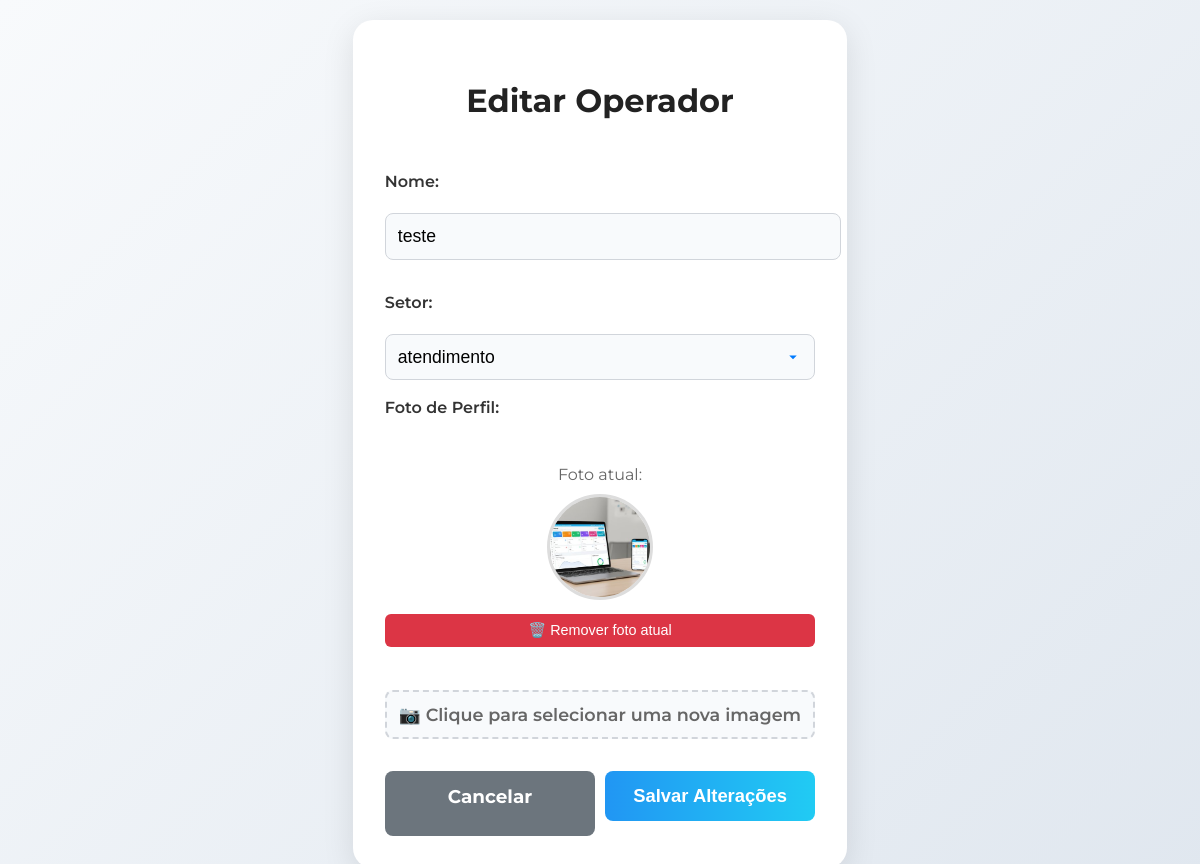
The page /admin/operador/edit/4 (signed in) on the database its author committed.
### tables this page shows
CREATE TABLE operadores (
                    id INTEGER PRIMARY KEY AUTOINCREMENT,
                    nome TEXT NOT NULL,
                    foto_perfil TEXT,
                    setor_id INTEGER,
                    FOREIGN KEY (setor_id) REFERENCES setores (id)
                );

CREATE TABLE setores (
                    id INTEGER PRIMARY KEY AUTOINCREMENT,
                    nome TEXT NOT NULL,
                    descricao TEXT,
                    senha_setor TEXT
                );

### app.py (the view, shortened to what this page needs)
@app.route('/admin/operador/edit/<int:operador_id>', methods=['GET', 'POST'])
def edit_operador(operador_id):
    auth_result = require_login()
    if auth_result:
        return auth_result
    conn = sqlite3.connect(DB_PATH)
    cursor = conn.cursor()
    cursor.execute('SELECT id, nome, setor_id, foto_perfil FROM operadores WHERE id=?', (operador_id,))
    operador = cursor.fetchone()
    if not operador:
        conn.close()
        return "Operador não encontrado.", 404
    cursor.execute('SELECT id, nome FROM setores')
    setores = cursor.fetchall()
    conn.close()
    return render_template('edit_operador.html', operador=operador, setores=setores)

### app.py (called while the page is built, shortened)
def require_login():
    if 'user_id' in session:
        session.permanent = True
        return None  # Usuário logado via sessão

### templates/edit_operador.html (shortened to what this page needs)
<!DOCTYPE html>
<html lang="pt-br">
<head>
    <link rel="stylesheet" href="/static/style.css">
</head>
<body>
    <div class="container">
        <h1>Editar Operador</h1>
        <form method="POST" enctype="multipart/form-data">
            <label for="nome">Nome:</label>
            <input type="text" name="nome" id="nome" value="{{ operador[1] }}" required>
            <label for="setor_id">Setor:</label>
            <select name="setor_id" id="setor_id" required>
                {% for setor in setores %}
                <option value="{{ setor[0] }}" {% if setor[0] == operador[2] %}selected{% endif %}>{{ setor[1] }}</option>
                {% endfor %}
            </select>
            <label for="foto_perfil">Foto de Perfil:</label>
            {% if operador[3] %}
            <div class="current-photo">
                <p style="margin-bottom: 10px; color: #666;">Foto atual:</p>
                <img src="/uploads/{{ operador[3] }}" alt="Foto atual">
                <br>
                <button type="button" class="remove-photo" onclick="removerFoto()">🗑️ Remover foto atual</button>
            </div>
            {% endif %}
            <div class="file-upload">
                <label for="foto_perfil" class="file-upload-label" id="file-label">
                    📷 Clique para selecionar uma nova imagem
                </label>
            </div>
            <div class="button-group">
                <a href="/admin" class="btn-cancel">Cancelar</a>
                <button type="submit">Salvar Alterações</button>
            </div>
        </form>
    </div>
</body>
</html>

### static/style.css (style rules this page uses)
body { font-family: Arial, sans-serif; background-color: #f4f4f4; margin: 0; padding: 0; }
.container { max-width: 800px; margin: 20px auto; padding: 20px; background: #fff; border-radius: 8px; box-shadow: 0 0 10px rgba(0, 0, 0, 0.1); }
h1, h2 { color: #333; }
form, table { width: 100%; margin-top: 20px; }
label { display: block; margin-bottom: 5px; color: #555; }
input, button { width: 100%; padding: 10px; margin-bottom: 15px; border: 1px solid #ccc; border-radius: 4px; }
button { background-color: #007BFF; color: white; border: none; cursor: pointer; }

### templates/edit_operador.html (style rules this page uses)
body { min-height: 100vh; display: flex; align-items: center; justify-content: center; background: linear-gradient(135deg, #f8fafc 0%, #e0e7ef 100%); font-family: 'Montserrat', Arial, sans-serif; }
.container { background: #fff; border-radius: 20px; box-shadow: 0 8px 32px rgba(0,0,0,0.10); padding: 40px 32px 32px 32px; min-width: 350px; display: flex; flex-direction: column; align-items: center; }
h1 { text-align: center; margin-bottom: 32px; font-size: 2em; color: #222; }
form { width: 100%; display: flex; flex-direction: column; gap: 18px; }
label { font-weight: 600; color: #333; margin-bottom: 4px; }
input, select { padding: 12px; border-radius: 8px; border: 1px solid #d1d5db; font-size: 1.1em; background: #f8fafc; transition: border 0.2s; }
select { appearance: none; }
.file-upload { position: relative; display: inline-block; width: 100%; }
.file-upload-label { display: block; padding: 12px; border-radius: 8px; border: 2px dashed #d1d5db; background: #f8fafc; text-align: center; cursor: pointer; transition: all 0.2s; font-size: 1.1em; color: #666; }
.current-photo { margin: 10px 0; text-align: center; }
.current-photo img { width: 100px; height: 100px; border-radius: 50%; object-fit: cover; border: 3px solid #ddd; }
.remove-photo { margin-top: 10px; padding: 8px 16px; background: #dc3545; color: white; border: none; border-radius: 6px; cursor: pointer; font-size: 0.9em; }
.button-group { display: flex; gap: 10px; margin-top: 10px; }
button[type="submit"] { background: linear-gradient(90deg, #2196f3 0%, #21cbf3 100%); color: #fff; font-weight: 700; border: none; border-radius: 8px; padding: 14px 0; font-size: 1.15em; cursor: pointer; transition: background 0.2s, transform 0.15s; flex: 1; }
.btn-cancel { background: #6c757d; color: #fff; font-weight: 700; border: none; border-radius: 8px; padding: 14px 0; font-size: 1.15em; cursor: pointer; transition: background 0.2s, transform 0.15s; text-decoration: none; text-align: center; flex: 1; }

### rows shown on the page
operadores: nome "teste", setor_id "atendimento", foto_perfil (picture)
